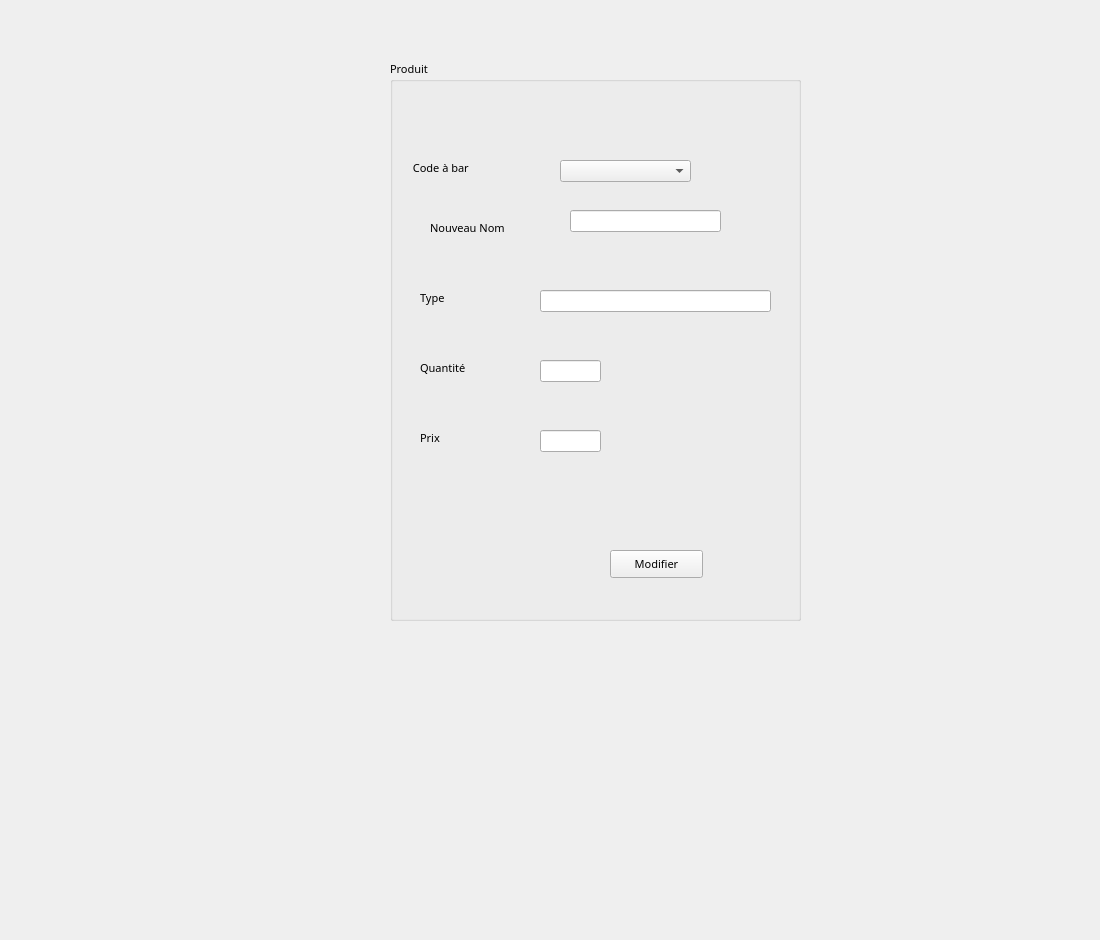
      <widget class="QWidget" name="tab_17">
       <attribute name="title">
        <string>Modifier un produit</string>
       </attribute>
       <widget class="QGroupBox" name="groupBox_17">
        <property name="geometry">
         <rect>
          <x>390</x>
          <y>60</y>
          <width>411</width>
          <height>561</height>
         </rect>
        </property>
        <property name="font">
         <font>
          <family>Showcard Gothic</family>
          <pointsize>8</pointsize>
         </font>
        </property>
        <property name="autoFillBackground">
         <bool>true</bool>
        </property>
        <property name="title">
         <string>Produit</string>
        </property>
        <property name="flat">
         <bool>true</bool>
        </property>
        <widget class="QLabel" name="label_92">
         <property name="geometry">
          <rect>
           <x>40</x>
           <y>160</y>
           <width>91</width>
           <height>16</height>
          </rect>
         </property>
         <property name="text">
          <string>Nouveau Nom</string>
         </property>
        </widget>
        <widget class="QLabel" name="label_93">
         <property name="geometry">
          <rect>
           <x>30</x>
           <y>300</y>
           <width>71</width>
           <height>16</height>
          </rect>
         </property>
         <property name="text">
          <string>Quantité</string>
         </property>
        </widget>
        <widget class="QLabel" name="label_94">
         <property name="geometry">
          <rect>
           <x>30</x>
           <y>370</y>
           <width>56</width>
           <height>16</height>
          </rect>
         </property>
         <property name="text">
          <string>Prix</string>
         </property>
        </widget>
        <widget class="QPushButton" name="pb_modifierbouzid_4">
         <property name="geometry">
          <rect>
           <x>220</x>
           <y>490</y>
           <width>93</width>
           <height>28</height>
          </rect>
         </property>
         <property name="cursor">
          <cursorShape>PointingHandCursor</cursorShape>
         </property>
         <property name="text">
          <string>Modifier</string>
         </property>
        </widget>
        <widget class="QLineEdit" name="le_nommodifierbouzid_4">
         <property name="geometry">
          <rect>
           <x>180</x>
           <y>150</y>
           <width>151</width>
           <height>22</height>
          </rect>
         </property>
        </widget>
        <widget class="QLineEdit" name="le_quantitemodifierbouzid_4">
         <property name="geometry">
          <rect>
           <x>150</x>
           <y>300</y>
           <width>61</width>
           <height>22</height>
          </rect>
         </property>
        </widget>
        <widget class="QLineEdit" name="le_prixmodifierbouzid_4">
         <property name="geometry">
          <rect>
           <x>150</x>
           <y>370</y>
           <width>61</width>
           <height>22</height>
          </rect>
         </property>
        </widget>
        <widget class="QLabel" name="label_95">
         <property name="geometry">
          <rect>
           <x>30</x>
           <y>230</y>
           <width>56</width>
           <height>16</height>
          </rect>
         </property>
         <property name="text">
          <string>Type</string>
         </property>
        </widget>
        <widget class="QLineEdit" name="le_typemodifierbouzid_4">
         <property name="geometry">
          <rect>
           <x>150</x>
           <y>230</y>
           <width>231</width>
           <height>22</height>
          </rect>
         </property>
        </widget>
        <widget class="QLabel" name="label_96">
         <property name="geometry">
          <rect>
           <x>20</x>
           <y>100</y>
           <width>141</width>
           <height>16</height>
          </rect>
         </property>
         <property name="text">
          <string> Code à bar</string>
         </property>
        </widget>
        <widget class="QComboBox" name="comboBoxbouzid_4">
         <property name="geometry">
          <rect>
           <x>170</x>
           <y>100</y>
           <width>131</width>
           <height>22</height>
          </rect>
         </property>
        </widget>
       </widget>
       <widget class="QLabel" name="label_97">
        <property name="geometry">
         <rect>
          <x>-5</x>
          <y>-5</y>
          <width>1091</width>
          <height>931</height>
         </rect>
        </property>
        <property name="text">
         <string/>
        </property>
        <property name="pixmap">
         <pixmap>../../../6.jpg</pixmap>
        </property>
        <property name="scaledContents">
         <bool>true</bool>
        </property>
       </widget>
       <zorder>label_97</zorder>
       <zorder>groupBox_17</zorder>
      </widget>
